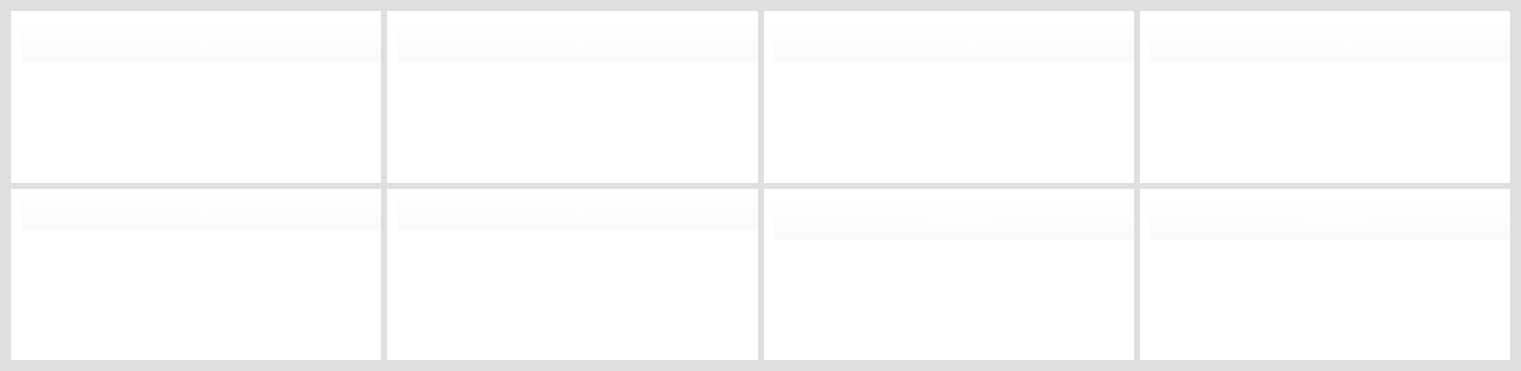
          <widget class="QWidget" name="checkplaces" native="true">
           <property name="geometry">
            <rect>
             <x>60</x>
             <y>660</y>
             <width>1521</width>
             <height>371</height>
            </rect>
           </property>
           <property name="styleSheet">
            <string notr="true">background-color: rgb(223, 223, 223);</string>
           </property>
           <layout class="QGridLayout" name="gridLayout">
            <item row="0" column="0">
             <widget class="QFrame" name="frame_2">
              <property name="styleSheet">
               <string notr="true">background-color: rgb(255, 255, 255);
</string>
              </property>
              <property name="frameShape">
               <enum>QFrame::StyledPanel</enum>
              </property>
              <property name="frameShadow">
               <enum>QFrame::Raised</enum>
              </property>
              <widget class="QPushButton" name="t1">
               <property name="geometry">
                <rect>
                 <x>10</x>
                 <y>10</y>
                 <width>371</width>
                 <height>41</height>
                </rect>
               </property>
               <property name="styleSheet">
                <string notr="true">font: 700 12pt &quot;Century Schoolbook&quot;;
background-color: rgba(255, 255, 255, 0);
color: rgb(255, 255, 255);</string>
               </property>
               <property name="text">
                <string>PushButton</string>
               </property>
              </widget>
              <widget class="QLabel" name="u1">
               <property name="geometry">
                <rect>
                 <x>10</x>
                 <y>60</y>
                 <width>371</width>
                 <height>31</height>
                </rect>
               </property>
               <property name="styleSheet">
                <string notr="true">font: 700 italic 12pt &quot;Century Schoolbook&quot;;
background-color: rgba(255, 255, 255, 0);
color: rgb(255, 255, 255);</string>
               </property>
               <property name="text">
                <string>TextLabel</string>
               </property>
              </widget>
              <widget class="QLabel" name="v1">
               <property name="geometry">
                <rect>
                 <x>10</x>
                 <y>100</y>
                 <width>371</width>
                 <height>31</height>
                </rect>
               </property>
               <property name="styleSheet">
                <string notr="true">font: 700 italic 12pt &quot;Century Schoolbook&quot;;
background-color: rgba(255, 255, 255, 0);
color: rgb(255, 255, 255);</string>
               </property>
               <property name="text">
                <string>TextLabel</string>
               </property>
              </widget>
              <widget class="QLabel" name="label_10">
               <property name="geometry">
                <rect>
                 <x>-120</x>
                 <y>0</y>
                 <width>501</width>
                 <height>191</height>
                </rect>
               </property>
               <property name="text">
                <string/>
               </property>
               <property name="pixmap">
                <pixmap>disc4.png</pixmap>
               </property>
               <property name="scaledContents">
                <bool>true</bool>
               </property>
              </widget>
              <zorder>label_10</zorder>
              <zorder>t1</zorder>
              <zorder>u1</zorder>
              <zorder>v1</zorder>
             </widget>
            </item>
            <item row="1" column="3">
             <widget class="QFrame" name="frame_20">
              <property name="styleSheet">
               <string notr="true">background-color: rgb(255, 255, 255);</string>
              </property>
              <property name="frameShape">
               <enum>QFrame::StyledPanel</enum>
              </property>
              <property name="frameShadow">
               <enum>QFrame::Raised</enum>
              </property>
              <widget class="QLabel" name="v7">
               <property name="geometry">
                <rect>
                 <x>10</x>
                 <y>90</y>
                 <width>371</width>
                 <height>31</height>
                </rect>
               </property>
               <property name="styleSheet">
                <string notr="true">font: 700 italic 12pt &quot;Century Schoolbook&quot;;
background-color: rgba(255, 255, 255, 0);
color: rgb(255, 255, 255);</string>
               </property>
               <property name="text">
                <string>TextLabel</string>
               </property>
              </widget>
              <widget class="QLabel" name="u7">
               <property name="geometry">
                <rect>
                 <x>10</x>
                 <y>50</y>
                 <width>371</width>
                 <height>31</height>
                </rect>
               </property>
               <property name="styleSheet">
                <string notr="true">font: 700 italic 12pt &quot;Century Schoolbook&quot;;
background-color: rgba(255, 255, 255, 0);
color: rgb(255, 255, 255);</string>
               </property>
               <property name="text">
                <string>TextLabel</string>
               </property>
              </widget>
              <widget class="QPushButton" name="t7">
               <property name="geometry">
                <rect>
                 <x>10</x>
                 <y>10</y>
                 <width>371</width>
                 <height>41</height>
                </rect>
               </property>
               <property name="styleSheet">
                <string notr="true">font: 700 12pt &quot;Century Schoolbook&quot;;
background-color: rgba(255, 255, 255, 0);
color: rgb(255, 255, 255);</string>
               </property>
               <property name="text">
                <string>PushButton</string>
               </property>
              </widget>
              <widget class="QLabel" name="label_18">
               <property name="geometry">
                <rect>
                 <x>-30</x>
                 <y>-20</y>
                 <width>411</width>
                 <height>211</height>
                </rect>
               </property>
               <property name="text">
                <string/>
               </property>
               <property name="pixmap">
                <pixmap>disc4.png</pixmap>
               </property>
              </widget>
              <zorder>label_18</zorder>
              <zorder>v7</zorder>
              <zorder>u7</zorder>
              <zorder>t7</zorder>
             </widget>
            </item>
            <item row="0" column="4">
             <widget class="QFrame" name="frame_7">
              <property name="styleSheet">
               <string notr="true">background-color: rgb(255, 255, 255);</string>
              </property>
              <property name="frameShape">
               <enum>QFrame::StyledPanel</enum>
              </property>
              <property name="frameShadow">
               <enum>QFrame::Raised</enum>
              </property>
              <widget class="QPushButton" name="t4">
               <property name="geometry">
                <rect>
                 <x>10</x>
                 <y>10</y>
                 <width>371</width>
                 <height>41</height>
                </rect>
               </property>
               <property name="styleSheet">
                <string notr="true">font: 700 12pt &quot;Century Schoolbook&quot;;
background-color: rgba(255, 255, 255, 0);
color: rgb(255, 255, 255);</string>
               </property>
               <property name="text">
                <string>PushButton</string>
               </property>
              </widget>
              <widget class="QLabel" name="u4">
               <property name="geometry">
                <rect>
                 <x>10</x>
                 <y>60</y>
                 <width>371</width>
                 <height>31</height>
                </rect>
               </property>
               <property name="styleSheet">
                <string notr="true">font: 700 italic 12pt &quot;Century Schoolbook&quot;;
background-color: rgba(255, 255, 255, 0);
color: rgb(255, 255, 255);</string>
               </property>
               <property name="text">
                <string>TextLabel</string>
               </property>
              </widget>
              <widget class="QLabel" name="v4">
               <property name="geometry">
                <rect>
                 <x>10</x>
                 <y>100</y>
                 <width>371</width>
                 <height>31</height>
                </rect>
               </property>
               <property name="styleSheet">
                <string notr="true">font: 700 italic 12pt &quot;Century Schoolbook&quot;;
background-color: rgba(255, 255, 255, 0);
color: rgb(255, 255, 255);</string>
               </property>
               <property name="text">
                <string>TextLabel</string>
               </property>
              </widget>
              <widget class="QLabel" name="label_16">
               <property name="geometry">
                <rect>
                 <x>0</x>
                 <y>0</y>
                 <width>381</width>
                 <height>191</height>
                </rect>
               </property>
               <property name="text">
                <string/>
               </property>
               <property name="pixmap">
                <pixmap>disc4.png</pixmap>
               </property>
               <property name="scaledContents">
                <bool>true</bool>
               </property>
              </widget>
              <zorder>label_16</zorder>
              <zorder>t4</zorder>
              <zorder>u4</zorder>
              <zorder>v4</zorder>
             </widget>
            </item>
            <item row="0" column="1">
             <widget class="QFrame" name="frame_9">
              <property name="styleSheet">
               <string notr="true">background-color: rgb(255, 255, 255);</string>
              </property>
              <property name="frameShape">
               <enum>QFrame::StyledPanel</enum>
              </property>
              <property name="frameShadow">
               <enum>QFrame::Raised</enum>
              </property>
              <widget class="QPushButton" name="t2">
               <property name="geometry">
                <rect>
                 <x>10</x>
                 <y>10</y>
                 <width>371</width>
                 <height>41</height>
                </rect>
               </property>
               <property name="styleSheet">
                <string notr="true">font: 700 12pt &quot;Century Schoolbook&quot;;
background-color: rgba(255, 255, 255, 0);
color: rgb(255, 255, 255);</string>
               </property>
               <property name="text">
                <string>PushButton</string>
               </property>
              </widget>
              <widget class="QLabel" name="u2">
               <property name="geometry">
                <rect>
                 <x>10</x>
                 <y>60</y>
                 <width>371</width>
                 <height>31</height>
                </rect>
               </property>
               <property name="styleSheet">
                <string notr="true">font: 700 italic 12pt &quot;Century Schoolbook&quot;;
background-color: rgba(255, 255, 255, 0);
color: rgb(255, 255, 255);</string>
               </property>
               <property name="text">
                <string>TextLabel</string>
               </property>
              </widget>
              <widget class="QLabel" name="v2">
               <property name="geometry">
                <rect>
                 <x>10</x>
                 <y>100</y>
                 <width>371</width>
                 <height>31</height>
                </rect>
               </property>
               <property name="font">
                <font>
                 <family>Century Schoolbook</family>
                 <pointsize>12</pointsize>
                 <italic>true</italic>
                 <bold>true</bold>
                </font>
               </property>
               <property name="styleSheet">
                <string notr="true">font: 700 italic 12pt &quot;Century Schoolbook&quot;;
background-color: rgba(255, 255, 255, 0);
color: rgb(255, 255, 255);</string>
               </property>
               <property name="text">
                <string>TextLabel</string>
               </property>
              </widget>
              <widget class="QLabel" name="label_11">
               <property name="geometry">
                <rect>
                 <x>-30</x>
                 <y>0</y>
                 <width>421</width>
                 <height>191</height>
                </rect>
               </property>
               <property name="text">
                <string/>
               </property>
               <property name="pixmap">
                <pixmap>disc4.png</pixmap>
               </property>
              </widget>
              <zorder>label_11</zorder>
              <zorder>t2</zorder>
              <zorder>u2</zorder>
              <zorder>v2</zorder>
             </widget>
            </item>
            <item row="1" column="0">
             <widget class="QFrame" name="frame_13">
              <property name="styleSheet">
               <string notr="true">background-color: rgb(255, 255, 255);</string>
              </property>
              <property name="frameShape">
               <enum>QFrame::StyledPanel</enum>
              </property>
              <property name="frameShadow">
               <enum>QFrame::Raised</enum>
              </property>
              <widget class="QLabel" name="v5">
               <property name="geometry">
                <rect>
                 <x>10</x>
                 <y>90</y>
                 <width>371</width>
                 <height>31</height>
                </rect>
               </property>
               <property name="styleSheet">
                <string notr="true">font: 700 italic 12pt &quot;Century Schoolbook&quot;;
background-color: rgba(255, 255, 255, 0);
color: rgb(255, 255, 255);</string>
               </property>
               <property name="text">
                <string>TextLabel</string>
               </property>
              </widget>
              <widget class="QLabel" name="u5">
               <property name="geometry">
                <rect>
                 <x>10</x>
                 <y>50</y>
                 <width>371</width>
                 <height>31</height>
                </rect>
               </property>
               <property name="styleSheet">
                <string notr="true">font: 700 italic 12pt &quot;Century Schoolbook&quot;;
background-color: rgba(255, 255, 255, 0);
color: rgb(255, 255, 255);</string>
               </property>
               <property name="text">
                <string>TextLabel</string>
               </property>
              </widget>
              <widget class="QPushButton" name="t5">
               <property name="geometry">
                <rect>
                 <x>10</x>
                 <y>0</y>
                 <width>371</width>
                 <height>41</height>
                </rect>
               </property>
               <property name="styleSheet">
                <string notr="true">font: 700 12pt &quot;Century Schoolbook&quot;;
background-color: rgba(255, 255, 255, 0);
color: rgb(255, 255, 255);</string>
               </property>
               <property name="text">
                <string>PushButton</string>
               </property>
              </widget>
              <widget class="QLabel" name="label_20">
               <property name="geometry">
                <rect>
                 <x>-110</x>
                 <y>-40</y>
                 <width>491</width>
                 <height>241</height>
                </rect>
               </property>
               <property name="text">
                <string/>
               </property>
               <property name="pixmap">
                <pixmap>disc4.png</pixmap>
               </property>
               <property name="scaledContents">
                <bool>true</bool>
               </property>
              </widget>
              <zorder>label_20</zorder>
              <zorder>v5</zorder>
              <zorder>u5</zorder>
              <zorder>t5</zorder>
             </widget>
            </item>
            <item row="1" column="4">
             <widget class="QFrame" name="frame8">
              <property name="styleSheet">
               <string notr="true">background-color: rgb(255, 255, 255);</string>
              </property>
              <property name="frameShape">
               <enum>QFrame::StyledPanel</enum>
              </property>
              <property name="frameShadow">
               <enum>QFrame::Raised</enum>
              </property>
              <widget class="QLabel" name="v8">
               <property name="geometry">
                <rect>
                 <x>10</x>
                 <y>90</y>
                 <width>371</width>
                 <height>31</height>
                </rect>
               </property>
               <property name="styleSheet">
                <string notr="true">font: 700 italic 12pt &quot;Century Schoolbook&quot;;
background-color: rgba(255, 255, 255, 0);
color: rgb(255, 255, 255);</string>
               </property>
               <property name="text">
                <string>TextLabel</string>
               </property>
              </widget>
              <widget class="QLabel" name="u8">
               <property name="geometry">
                <rect>
                 <x>10</x>
                 <y>50</y>
                 <width>371</width>
                 <height>31</height>
                </rect>
               </property>
               <property name="styleSheet">
                <string notr="true">font: 700 italic 12pt &quot;Century Schoolbook&quot;;
background-color: rgba(255, 255, 255, 0);
color: rgb(255, 255, 255);</string>
               </property>
               <property name="text">
                <string>TextLabel</string>
               </property>
              </widget>
              <widget class="QPushButton" name="t8">
               <property name="geometry">
                <rect>
                 <x>10</x>
                 <y>10</y>
                 <width>371</width>
                 <height>41</height>
                </rect>
               </property>
               <property name="styleSheet">
                <string notr="true">font: 700 12pt &quot;Century Schoolbook&quot;;
background-color: rgba(255, 255, 255, 0);
color: rgb(255, 255, 255);</string>
               </property>
               <property name="text">
                <string>PushButton</string>
               </property>
              </widget>
              <widget class="QLabel" name="label_17">
               <property name="geometry">
                <rect>
                 <x>-10</x>
                 <y>0</y>
                 <width>401</width>
                 <height>191</height>
                </rect>
               </property>
               <property name="text">
                <string/>
               </property>
               <property name="pixmap">
                <pixmap>disc4.png</pixmap>
               </property>
               <property name="scaledContents">
                <bool>true</bool>
               </property>
              </widget>
              <zorder>label_17</zorder>
              <zorder>v8</zorder>
              <zorder>u8</zorder>
              <zorder>t8</zorder>
             </widget>
            </item>
            <item row="0" column="3">
             <widget class="QFrame" name="frame_5">
              <property name="styleSheet">
               <string notr="true">background-color: rgb(255, 255, 255);</string>
              </property>
              <property name="frameShape">
               <enum>QFrame::StyledPanel</enum>
              </property>
              <property name="frameShadow">
               <enum>QFrame::Raised</enum>
              </property>
              <widget class="QPushButton" name="t3">
               <property name="geometry">
                <rect>
                 <x>10</x>
                 <y>10</y>
                 <width>371</width>
                 <height>41</height>
                </rect>
               </property>
               <property name="styleSheet">
                <string notr="true">font: 700 12pt &quot;Century Schoolbook&quot;;
background-color: rgba(255, 255, 255, 0);
color: rgb(255, 255, 255);</string>
               </property>
               <property name="text">
                <string>PushButton</string>
               </property>
              </widget>
              <widget class="QLabel" name="u3">
               <property name="geometry">
                <rect>
                 <x>10</x>
                 <y>60</y>
                 <width>371</width>
                 <height>31</height>
                </rect>
               </property>
               <property name="styleSheet">
                <string notr="true">font: 700 italic 12pt &quot;Century Schoolbook&quot;;
background-color: rgba(255, 255, 255, 0);
color: rgb(255, 255, 255);</string>
               </property>
               <property name="text">
                <string>TextLabel</string>
               </property>
              </widget>
              <widget class="QLabel" name="v3">
               <property name="geometry">
                <rect>
                 <x>10</x>
                 <y>100</y>
                 <width>371</width>
                 <height>31</height>
                </rect>
               </property>
               <property name="styleSheet">
                <string notr="true">font: 700 italic 12pt &quot;Century Schoolbook&quot;;
background-color: rgba(255, 255, 255, 0);
color: rgb(255, 255, 255);</string>
               </property>
               <property name="text">
                <string>TextLabel</string>
               </property>
              </widget>
              <widget class="QLabel" name="label_2">
               <property name="geometry">
                <rect>
                 <x>-12</x>
                 <y>-15</y>
                 <width>411</width>
                 <height>211</height>
                </rect>
               </property>
               <property name="text">
                <string/>
               </property>
               <property name="pixmap">
                <pixmap>disc4.png</pixmap>
               </property>
               <property name="scaledContents">
                <bool>true</bool>
               </property>
              </widget>
              <zorder>label_2</zorder>
              <zorder>t3</zorder>
              <zorder>u3</zorder>
              <zorder>v3</zorder>
             </widget>
            </item>
            <item row="1" column="1">
             <widget class="QFrame" name="frame_18">
              <property name="styleSheet">
               <string notr="true">background-color: rgb(255, 255, 255);</string>
              </property>
              <property name="frameShape">
               <enum>QFrame::StyledPanel</enum>
              </property>
              <property name="frameShadow">
               <enum>QFrame::Raised</enum>
              </property>
              <widget class="QLabel" name="v6">
               <property name="geometry">
                <rect>
                 <x>10</x>
                 <y>90</y>
                 <width>371</width>
                 <height>31</height>
                </rect>
               </property>
               <property name="styleSheet">
                <string notr="true">font: 700 italic 12pt &quot;Century Schoolbook&quot;;
background-color: rgba(255, 255, 255, 0);
color: rgb(255, 255, 255);
</string>
               </property>
               <property name="text">
                <string>TextLabel</string>
               </property>
              </widget>
              <widget class="QLabel" name="u6">
               <property name="geometry">
                <rect>
                 <x>10</x>
                 <y>50</y>
                 <width>371</width>
                 <height>31</height>
                </rect>
               </property>
               <property name="styleSheet">
                <string notr="true">font: 700 italic 12pt &quot;Century Schoolbook&quot;;
background-color: rgba(255, 255, 255, 0);
color: rgb(255, 255, 255);
</string>
               </property>
               <property name="text">
                <string>TextLabel</string>
               </property>
              </widget>
              <widget class="QPushButton" name="t6">
               <property name="geometry">
                <rect>
                 <x>10</x>
                 <y>0</y>
                 <width>371</width>
                 <height>41</height>
                </rect>
               </property>
               <property name="styleSheet">
                <string notr="true">font: 700 12pt &quot;Century Schoolbook&quot;;
color: rgb(255, 255, 255);
background-color: rgba(255, 255, 255, 0);</string>
               </property>
               <property name="text">
                <string>PushButton</string>
               </property>
              </widget>
              <widget class="QLabel" name="label_19">
               <property name="geometry">
                <rect>
                 <x>-20</x>
                 <y>0</y>
                 <width>531</width>
                 <height>191</height>
                </rect>
               </property>
               <property name="text">
                <string/>
               </property>
               <property name="pixmap">
                <pixmap>disc4.png</pixmap>
               </property>
              </widget>
              <zorder>label_19</zorder>
              <zorder>v6</zorder>
              <zorder>u6</zorder>
              <zorder>t6</zorder>
             </widget>
            </item>
           </layout>
          </widget>
